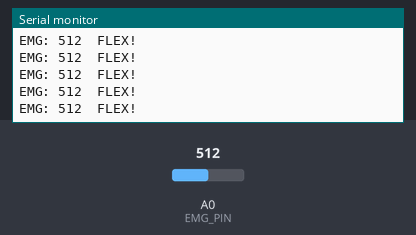
Recording of a sketch running on a simulated Arduino Uno, built with avr-gcc and run on an emulated ATmega328P. Shown: the last lines printed to the serial monitor. The inputs (shaded band) are chosen by the test bench; at power-on: A0 (EMG_PIN) = 512.

Above: at 1.2 s.
1.3 s: A0 (EMG_PIN) set to 410
At 2.4 s:
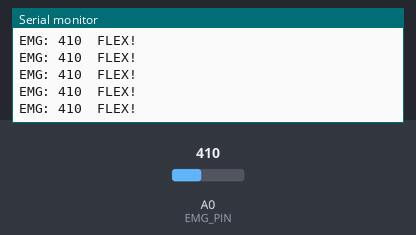
2.8 s: A0 (EMG_PIN) set to 386
At 3.9 s:
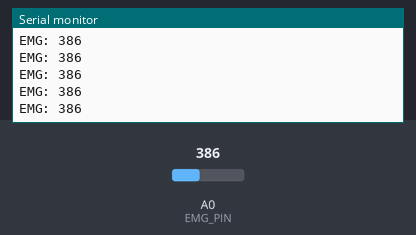
4.7 s: A0 (EMG_PIN) set to 1023
At 5.7 s:
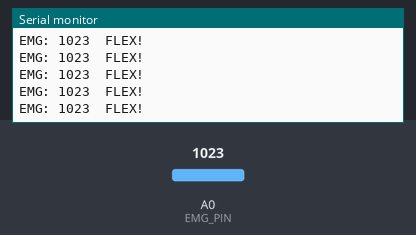
7.7 s: A0 (EMG_PIN) set to 990
At 8.8 s:
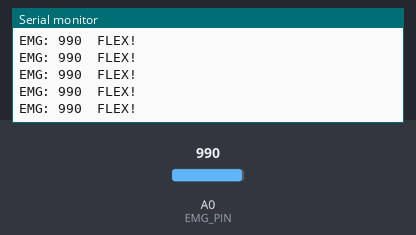
Timing chart, 0 to 10.2 s (numbered marks = the images above; inputs shaded):
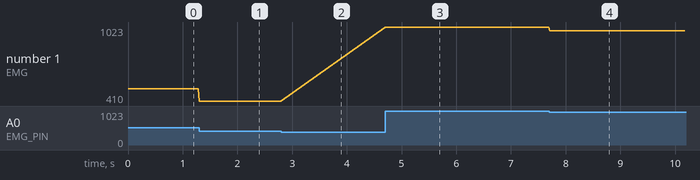

The sketch:

example_1.ino
```cpp
// Read the module's analog SIG on A0, print the raw ADC value at ~50 Hz, and flag a "flex" when the reading exceeds a configurable threshold.
//
// Buy this module: https://shillehtek.com/products/emg-muscle-signal-sensor-module-kit-for-arduino-robotics
// Full manual: https://shillehtek.com/blogs/shillehtek-product-manuals/emg-muscle-signal-sensor-module-kit-for-arduino-robotics-manual
// More examples: https://github.com/shillehbean/shillehtek-examples
//

// ShillehTek EMG Sensor - Arduino Example
// Reads the analog signal from the EMG module on A0, prints
// raw value + a simple "flex detected" flag based on a threshold.

const int EMG_PIN = A0;
const int FLEX_THRESHOLD = 400;   // tune this by watching your resting value

void setup() {
  Serial.begin(9600);
  pinMode(EMG_PIN, INPUT);
}

void loop() {
  int raw = analogRead(EMG_PIN);

  Serial.print("EMG: ");
  Serial.print(raw);
  if (raw > FLEX_THRESHOLD) {
    Serial.println("  FLEX!");
  } else {
    Serial.println("");
  }

  delay(20);  // ~50 Hz sample rate
}
```

Measured:
- the behaviour switches between 401 and 400 on A0 (EMG_PIN) (found by bisection; images 1 and 2)
- after the input at 1.3 s, the serial monitor: prints a new line at once (image 1)
- after the input at 2.8 s, the serial monitor: prints a new line at once (image 2)
- after the input at 4.7 s, the serial monitor: prints a new line at once (image 3)
- after the input at 7.7 s, the serial monitor: prints a new line at once (image 4)
- plotted number 1: 512 → 410 after the input at 1.3 s, 410 → 1023 after the input at 4.7 s, 1023 → 990 after the input at 7.7 s
